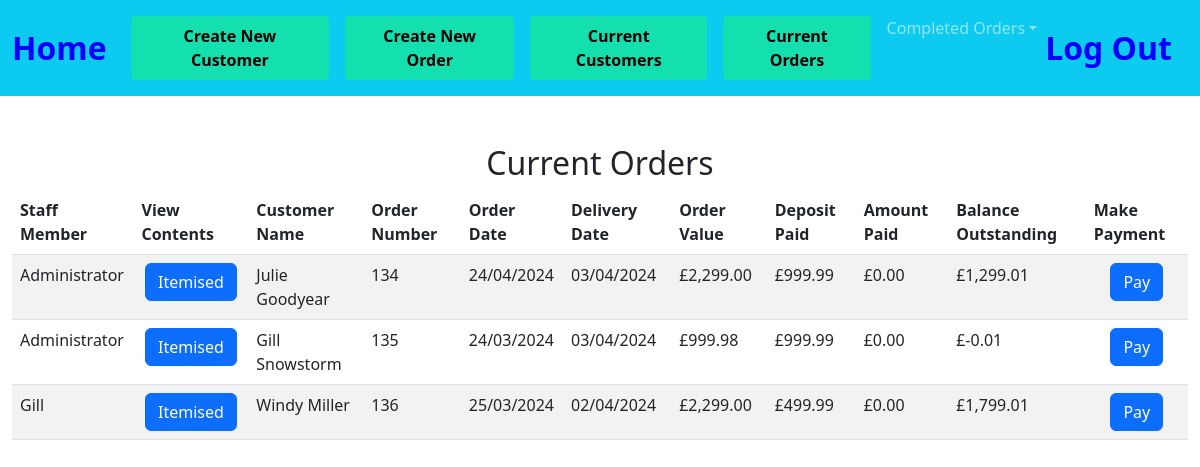
The app's page /open_orders, older data.
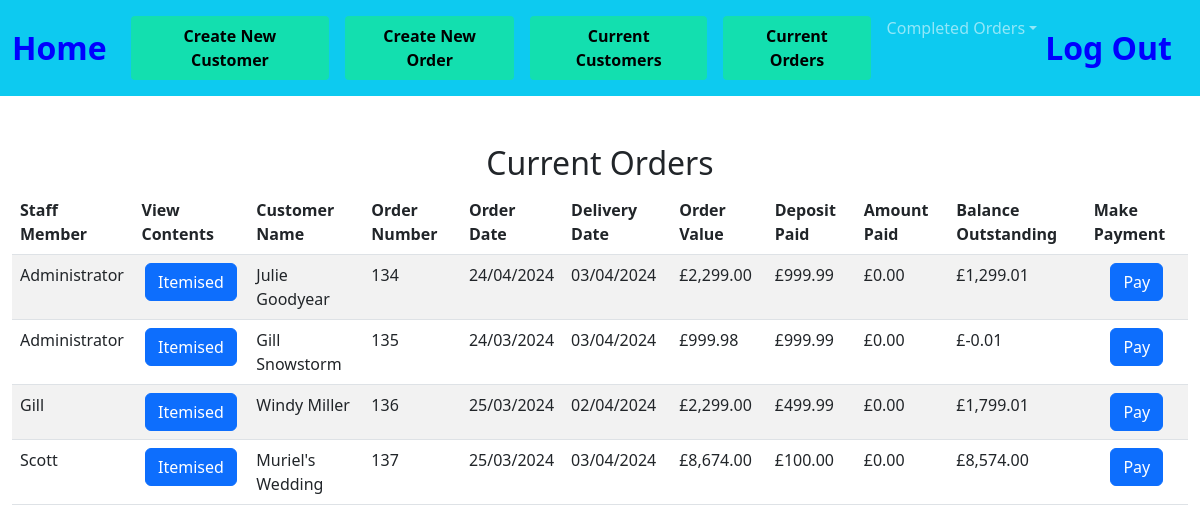
The same page, newer data.
### tables this page shows
CREATE TABLE orders(order_id INTEGER PRIMARY KEY AUTOINCREMENT NOT NULL,  cust_id INTEGER, order_no INTEGER, item_id INTEGER, staff_member TEXT, order_date DATETIME, completion TEXT, delivery_date DATETIME, colour_finish TEXT, extra_details TEXT, selling_price DECIMAL, del_col_take TEXT , quantity INTEGER, balance DECIMAL, deposit DECIMAL, amount_paid DECIMAL);

### app.py (the view)
@app.route("/open_orders", methods=["GET", "POST"])
def open_orders():
    if request.method == "POST":
        order_no = request.form.get("order_no")
        current = db.execute("SELECT * FROM orders WHERE order_id = (?);", order_no)
        for row in current:
            customer_id = row["cust_id"]
            staff_member = row["staff_member"]
            order_date = row["order_date"]
            item_id = row["item_id"]
        db.execute("INSERT INTO current_order(cust_id, staff_member, order_date, item_id, order_number) VALUES (?, ?, ?, ?, ?);", customer_id,  staff_member, order_date, item_id, order_no)
        return render_template("stock_list.html", order_no = order_no)
    else:
        order_no = request.form.get("order_no")
        user = request.form.get("user")
        totals=db.execute("select order_number, SUM(amount_paid) AS tot_paid FROM payments group by order_number;")
        for row in totals:
            order_numb = (row["order_number"])
            total = (row["tot_paid"])
            balance = (row["tot_paid"])
            db.execute("UPDATE current_order SET amount_paid = (?) WHERE order_number = (?);", total, order_numb)
        ord_detail = db.execute("select current_order.order_number, current_order.amount_paid, orders.staff_member, orders.cust_id, first_name, last_name, order_id,orders.order_date, orders.deposit, completion, orders.delivery_date, balance, total_cost from orders JOIN customers on orders.cust_id = customers.id JOIN current_order ON current_order.order_number = orders.order_id GROUP BY order_id;")
        for row in ord_detail:
            order_id = (row["order_id"])
            amount_paid = (row["amount_paid"])
            total_cost = (row["total_cost"])
            deposit = (row["deposit"])
            balance = total_cost - deposit- amount_paid
            db.execute("UPDATE orders SET balance = (?) WHERE order_id = (?);", balance, order_id)
        finals = db.execute("select current_order.order_number, current_order.amount_paid, orders.staff_member, orders.cust_id, balance, first_name, last_name, order_id,orders.order_date, orders.deposit, completion, orders.delivery_date, balance, total_cost from orders JOIN customers on orders.cust_id = customers.id JOIN current_order ON current_order.order_number = orders.order_id GROUP BY order_id;")
        return render_template("open_orders.html", ord_detail = finals, user = user)

### app.py (called while the page is built)
@app.after_request
def after_request(response):
    response.headers["Cache-Control"] = "no-cache, no-store, must-revalidate"
    response.headers["Expires"] = 0
    response.headers["Pragma"] = "no-cache"
    return response

### extras.py (called while the page is built)
def GBP(value):
    return f"£{value:,.2f}"

### templates/open_orders.html (shortened to what this page needs)
{% extends "layout.html" %}
{% block main %}
<div class="section">
    <h2>Current Orders</h2>
    <table class="table table-striped">
        <thead>
            <tr>
                <th class="text-start">Staff Member</th>
                <th class="text-start">View Contents</th>
                <th class="text-start">Customer Name</th>
                <th class="text-start">Order Number</th>
                <th class="text-start">Order Date</th>
                <th class="text-start">Delivery Date</th>
                <th class="text-start">Order Value</th>
                <th class="text-start">Deposit Paid</th>
                <th class="text-start"> Amount Paid</th>
                <th class="text-start">Balance Outstanding</th>
                <th class="text-start"> Make Payment</th>
            </tr>
    </thead>
        <tbody>
            {% for row in ord_detail %}
            <tr>
                <td class="text-start">{{ row["staff_member"] }}</td>
                <form action="/show_content" method="POST">
                    <td><input type="hidden" name="order_no" VALUE="{{ row['order_id'] }}"><button class="btn btn-primary" type="submit">Itemised</button></td>
                </form>
                <td class="text-start">{{ row["first_name"] }} {{ row["last_name"] }}</td>
                <td class="text-start">{{ row["order_id"] }}</td>
                <td class="text-start">{{ row["order_date"] }}</td>
                <td class="text-start">{{ row["delivery_date"] }}</td>
                <td class="text-start">{{ row["total_cost"] |GBP }}</td>
                <td class="text-start">{{ row["deposit"] |GBP }}</td>
                <td class="text-start">{{ row["amount_paid"] |GBP }}</td>
                <td class="text-start">{{ (row["total_cost"] - row["deposit"] - row["amount_paid"]) |GBP}}</td>
                <form action="/pay" method="POST">
                    <td><input type="hidden" name="order_no" VALUE="{{ row['order_id'] }}"><button class="btn btn-primary" type="submit">Pay</button></td>
                </form>
                </tr>
            {% endfor %}
        </tbody>
    </table>
</div>
{% endblock %}

### templates/layout.html (shortened to what this page needs)
<!doctype html>
<html lang="en">
  <head>
    <link href="https://cdn.jsdelivr.net/npm/bootstrap@5.3.0/dist/css/bootstrap.min.css" rel="stylesheet">
    <link href="/static/styles.css" rel="stylesheet">
  </head>
  {% block navbar %}
  <body>
        <nav class="navbar navbar-expand-lg bg-info navbar-dark">
        <div class="container-fluid">
          <a class="navbar-brand" href="/home">Home</a>
            <div class="collapse navbar-collapse" id="navbarSupportedContent">
                <ul class="navbar-nav me-auto mb-2 mb-lg-0">
                  <li class="nav-item">
                    <li class="nav-link"><a button type="button" class="button_teal" href="/new_customer">Create New Customer</a></li>
                    <li class="nav-link"><a button type="button" class="button_teal" href="/choose_customer">Create New Order</a></li>
                </li>
                <li class="nav-item">
                  <li class="nav-link"><a button type="button" class="button_teal" href="/list_of_customers">Current Customers</a></li>
                  <li class="nav-link"><a button type="button" class="button_teal" href="/open_orders">Current Orders</a>
                </li>
                <li class="nav-item dropdown">
                    <a class="nav-link dropdown-toggle" href="#" role="button" data-bs-toggle="dropdown" aria-expanded="false">Completed Orders</a>
                </li>
                </ul>
            </div>
            <a class="navbar-brand" href="/logout">Log Out</a>
            </div>
        </nav>
        {% endblock %}
      <main class="container-fluid py-5 text-center">
        {% block main %}{% endblock %}
      </main>
  </body>

### static/styles.css (style rules this page uses)
nav .navbar-brand { font-size: xx-large; color: #0000ff; font-weight: bold; }
.button_teal { background-color: #13dfaf; border-radius: 4px; border: none; color: black; padding: 8px 18px; text-align: center; text-decoration: none; display: inline-block; font-size: 16px; font-weight: bolder; }

Row changes from the older to the newer data that the page shows:
added orders: staff_member "Scott", first_name "Muriel's", last_name "Wedding", order_id "137", order_date "25/03/2024", delivery_date "03/04/2024", total_cost|GBP "£8,674.00", deposit|GBP "£100.00", amount_paid|GBP "£0.00", deposit "£8,574.00"
